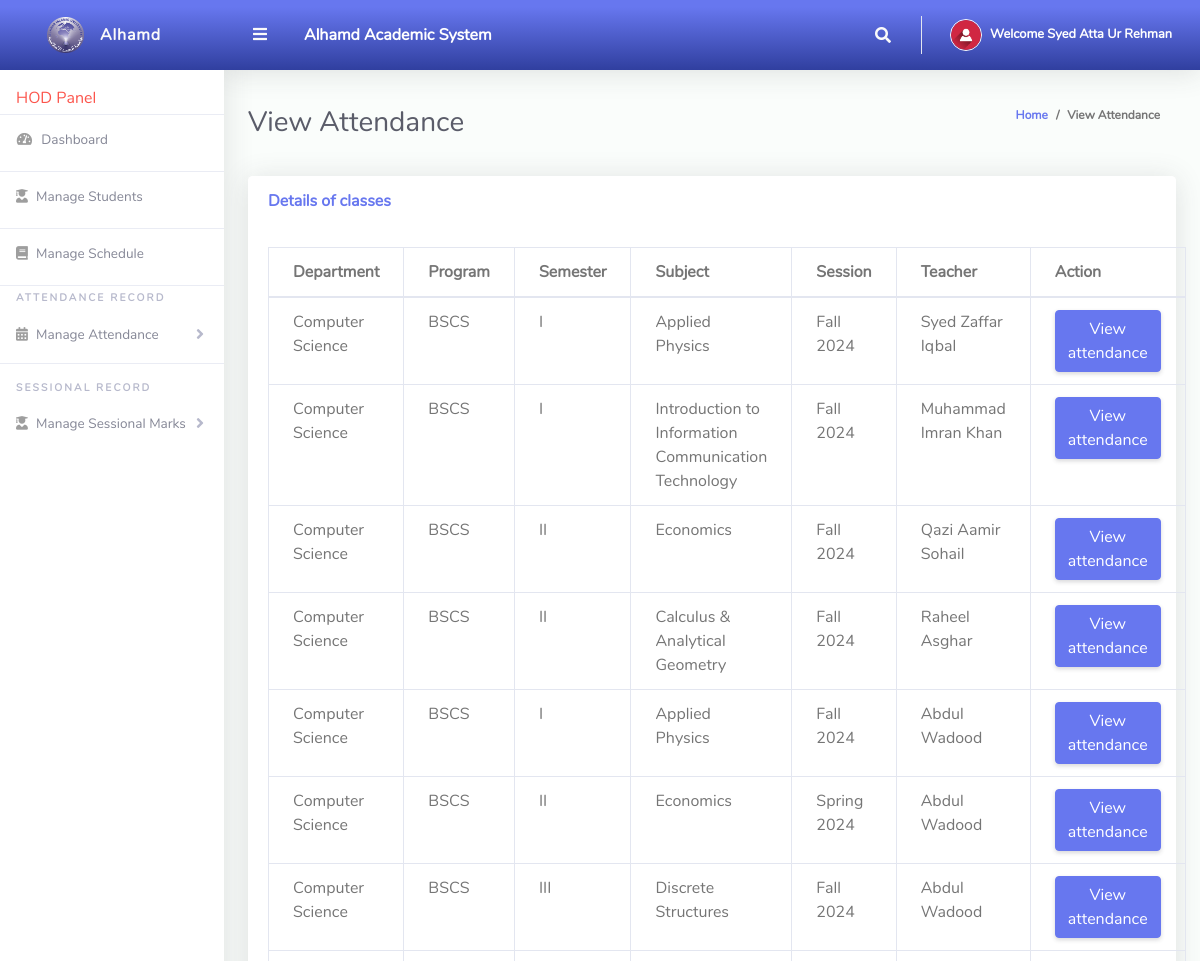
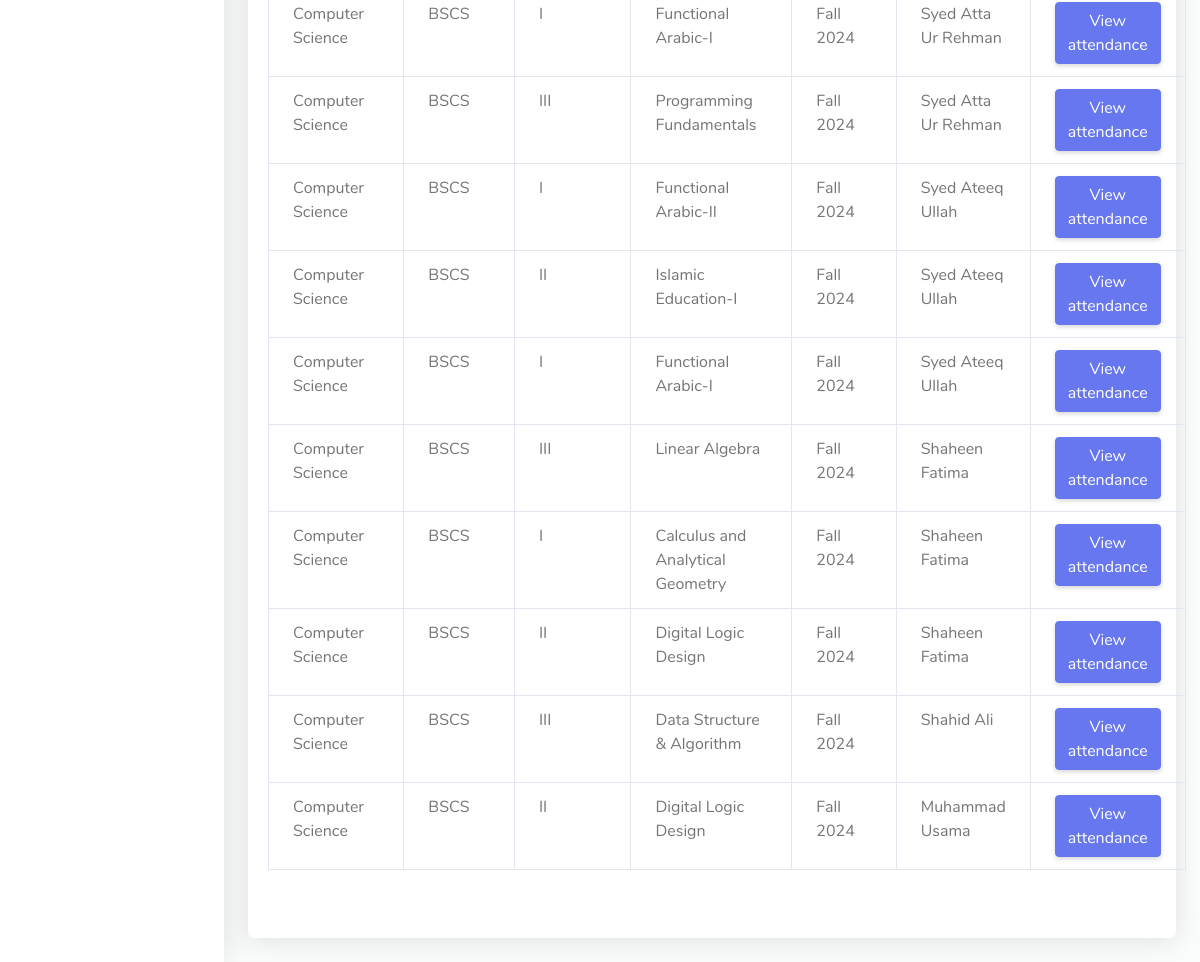
Page /HOD/viewAttendance.php (signed in) on the committed database (2 pictures, top to bottom).
### tables this page shows
CREATE TABLE IF NOT EXISTS Teachers (
    TeacherID INT PRIMARY KEY AUTO_INCREMENT,
    DeptCode INT,
    DeptName VARCHAR(50),
    TeacherCode INT UNIQUE,
    TeacherName VARCHAR(100),
    Email varchar(50) NOT NULL,
    Password VARCHAR(20)
);

CREATE TABLE IF NOT EXISTS Schedule (
    ScheduleID INT PRIMARY KEY AUTO_INCREMENT,
    Day VARCHAR(20) NOT NULL,  
    Time VARCHAR(20) NOT NULL,
    Department varchar(50),
    Program VARCHAR(50),
    Semester VARCHAR(10),
    Subject VARCHAR(100),
    TeacherCode INT  ,
    Session Varchar(50),
    RoomNo VARCHAR(20) NOT NULL,
    FOREIGN KEY (TeacherCode) REFERENCES Teachers(TeacherCode) ON DELETE CASCADE
);

### HOD/viewAttendance.php (the view, shortened to what this page needs)
<?php
include '../Includes/dbcon.php';
?>
<!DOCTYPE html>
<html lang="en">
<head>
  <link href="../vendor/fontawesome-free/css/all.min.css" rel="stylesheet" type="text/css">
  <link href="../vendor/bootstrap/css/bootstrap.min.css" rel="stylesheet" type="text/css">
  <link href="css/ruang-admin.min.css" rel="stylesheet">
</head>
<body id="page-top">
  <div id="wrapper">
    <?php include "Includes/sidebar.php"; ?>
    <div id="content-wrapper" class="d-flex flex-column">
      <div id="content">
        <?php include "Includes/topbar.php"; ?>
        <div class="container-fluid" id="container-wrapper">
          <div class="d-sm-flex align-items-center justify-content-between mb-4">
            <h1 class="h3 mb-0 text-gray-800">View Attendance</h1>
            <ol class="breadcrumb">
              <li class="breadcrumb-item"><a href="./">Home</a></li>
              <li class="breadcrumb-item active" aria-current="page">View Attendance</li>
            </ol>
          </div>
          <div class="row">
            <div class="col-lg-12">
              <div class="card mb-4">
                <div class="card-header py-3 d-flex flex-row align-items-center justify-content-between">
                  <h6 class="m-0 font-weight-bold text-primary">Details of classes</h6>
                </div>
                <div class="card-body">
                <table class="table table-bordered mb-5">
                    <thead>
                      <tr>
                        <th>Department</th>
                        <th>Program</th>
                        <th>Semester</th>
                        <th>Subject</th>
                        <th>Session</th>
                        <th>Teacher</th>
                        <th>Action</th>
                      </tr>
                    </thead>
                    <tbody>
                      <?php
                      $dept = $_SESSION['deptName'];
                      $query = "SELECT
                          Schedule.ScheduleID,
                          Schedule.Subject,
                          Schedule.Semester,
                          Schedule.Department,
                          Schedule.Program,
                          Teachers.TeacherName ,
                          Schedule.Session
                      FROM Schedule
                      INNER JOIN Teachers ON Schedule.TeacherCode = Teachers.TeacherCode
                      WHERE Schedule.Department = '$dept'";
                      $result = mysqli_query($conn, $query);
                      while ($row = mysqli_fetch_assoc($result)) {
                        $sessionquery = "SELECT SessionID from Sessions WHERE Session='$row[Session]'";
                        $sessionquery = $conn->query($sessionquery);
                        $sessionquery = $sessionquery->fetch_assoc();
                        $sessionid = $sessionquery['SessionID'];
                        echo '<tr>';
                        echo '<form method="post">';
                        echo '<td>' . $row['Department'] . '<input type="hidden" name="Department" value="' . $row['Department'] . '"></td>';
                        echo '<td>' . $row['Program'] . '<input type="hidden" name="Program" value="' . $row['Program'] . '"></td>';
                        echo '<td>' . $row['Semester'] . '<input type="hidden" name="Semester" value="' . $row['Semester'] . '"></td>';
                        echo '<td>' . $row['Subject'] . '<input type="hidden" name="Subject" value="' . $row['Subject'] . '"></td>';
                        echo '<td>' . $row['Session'] . '<input type="hidden" name="Session" value="' . $sessionid . '"></td>';
                        echo '<td>' . $row['TeacherName'] . '<input type="hidden" name="TeacherName" value="' . $row['TeacherName'] . '"></td>';
                        echo '<td><button type="submit" name="view" class="btn btn-primary">View attendance</button></td>';
                        echo '</form>';
                        echo '</tr>';
                      }
                      ?>
                    </tbody>
                  </table>
                </div>
              </div>
            </div>
          </div>
        </div>
      </div>
    </div>
  </div>
</body>
</html>

### HOD/Includes/topbar.php (shortened to what this page needs)
<?php
  $query = "SELECT Teachers.TeacherName From Teachers INNER JOIN HOD ON Teachers.TeacherID=HOD.TeacherID WHERE HOD.TeacherID = ".$_SESSION['userId']."";
  $rs = $conn->query($query);
  $rows = $rs->fetch_assoc();
  $fullName = $rows['TeacherName'];
?>
<nav class="navbar navbar-expand navbar-light bg-gradient-primary topbar mb-4 static-top">
          <button id="sidebarToggleTop" class="btn btn-link rounded-circle mr-3">
            <i class="fa fa-bars"></i>
          </button>
        <div class="text-white big ml-2" style="margin-left:100px;"><b>Alhamd Academic System</b></div>
          <ul class="navbar-nav ml-auto">
            <li class="nav-item dropdown no-arrow">
              <a class="nav-link dropdown-toggle" href="#" id="searchDropdown" role="button" data-toggle="dropdown"
                aria-haspopup="true" aria-expanded="false">
                <i class="fas fa-search fa-fw"></i>
              </a>
            </li>
            <li class="nav-item dropdown no-arrow">
              <a class="nav-link dropdown-toggle" href="#" id="userDropdown" role="button" data-toggle="dropdown"
                aria-haspopup="true" aria-expanded="false">
                <img class="img-profile rounded-circle" src="img/user-icn.png" style="max-width: 60px">
                <span class="ml-2 d-none d-lg-inline text-white small"><b>Welcome <?php echo $fullName;?></b></span>
              </a>
            </li>
          </ul>
        </nav>

### rows in the picture
teachers: TeacherName "Syed Atta Ur Rehman"
schedule: Department "Computer Science", Program "BSCS", Semester "I", Subject "Applied Physics", Session "Fall 2024", teachers.TeacherName "Syed Zaffar Iqbal"
schedule: Department "Computer Science", Program "BSCS", Semester "I", Subject "Introduction to Information Communication Technology", Session "Fall 2024", teachers.TeacherName "Muhammad Imran Khan"
schedule: Department "Computer Science", Program "BSCS", Semester "II", Subject "Economics", Session "Fall 2024", teachers.TeacherName "Qazi Aamir Sohail"
schedule: Department "Computer Science", Program "BSCS", Semester "II", Subject "Calculus & Analytical Geometry", Session "Fall 2024", teachers.TeacherName "Raheel Asghar"
schedule: Department "Computer Science", Program "BSCS", Semester "I", Subject "Applied Physics", Session "Fall 2024", teachers.TeacherName "Abdul Wadood"
schedule: Department "Computer Science", Program "BSCS", Semester "II", Subject "Economics", Session "Spring 2024", teachers.TeacherName "Abdul Wadood"
schedule: Department "Computer Science", Program "BSCS", Semester "III", Subject "Discrete Structures", Session "Fall 2024", teachers.TeacherName "Abdul Wadood"
schedule: Department "Computer Science", Program "BSCS", Semester "I", Subject "Functional Arabic-I", Session "Fall 2024", teachers.TeacherName "Syed Atta Ur Rehman"
schedule: Department "Computer Science", Program "BSCS", Semester "III", Subject "Programming Fundamentals", Session "Fall 2024", teachers.TeacherName "Syed Atta Ur Rehman"
schedule: Department "Computer Science", Program "BSCS", Semester "I", Subject "Functional Arabic-II", Session "Fall 2024", teachers.TeacherName "Syed Ateeq Ullah"
schedule: Department "Computer Science", Program "BSCS", Semester "II", Subject "Islamic Education-I", Session "Fall 2024", teachers.TeacherName "Syed Ateeq Ullah"
schedule: Department "Computer Science", Program "BSCS", Semester "I", Subject "Functional Arabic-I", Session "Fall 2024", teachers.TeacherName "Syed Ateeq Ullah"
schedule: Department "Computer Science", Program "BSCS", Semester "III", Subject "Linear Algebra", Session "Fall 2024", teachers.TeacherName "Shaheen Fatima"
schedule: Department "Computer Science", Program "BSCS", Semester "I", Subject "Calculus and Analytical Geometry", Session "Fall 2024", teachers.TeacherName "Shaheen Fatima"
schedule: Department "Computer Science", Program "BSCS", Semester "II", Subject "Digital Logic Design", Session "Fall 2024", teachers.TeacherName "Shaheen Fatima"
schedule: Department "Computer Science", Program "BSCS", Semester "III", Subject "Data Structure & Algorithm", Session "Fall 2024", teachers.TeacherName "Shahid Ali"
schedule: Department "Computer Science", Program "BSCS", Semester "II", Subject "Digital Logic Design", Session "Fall 2024", teachers.TeacherName "Muhammad Usama"
